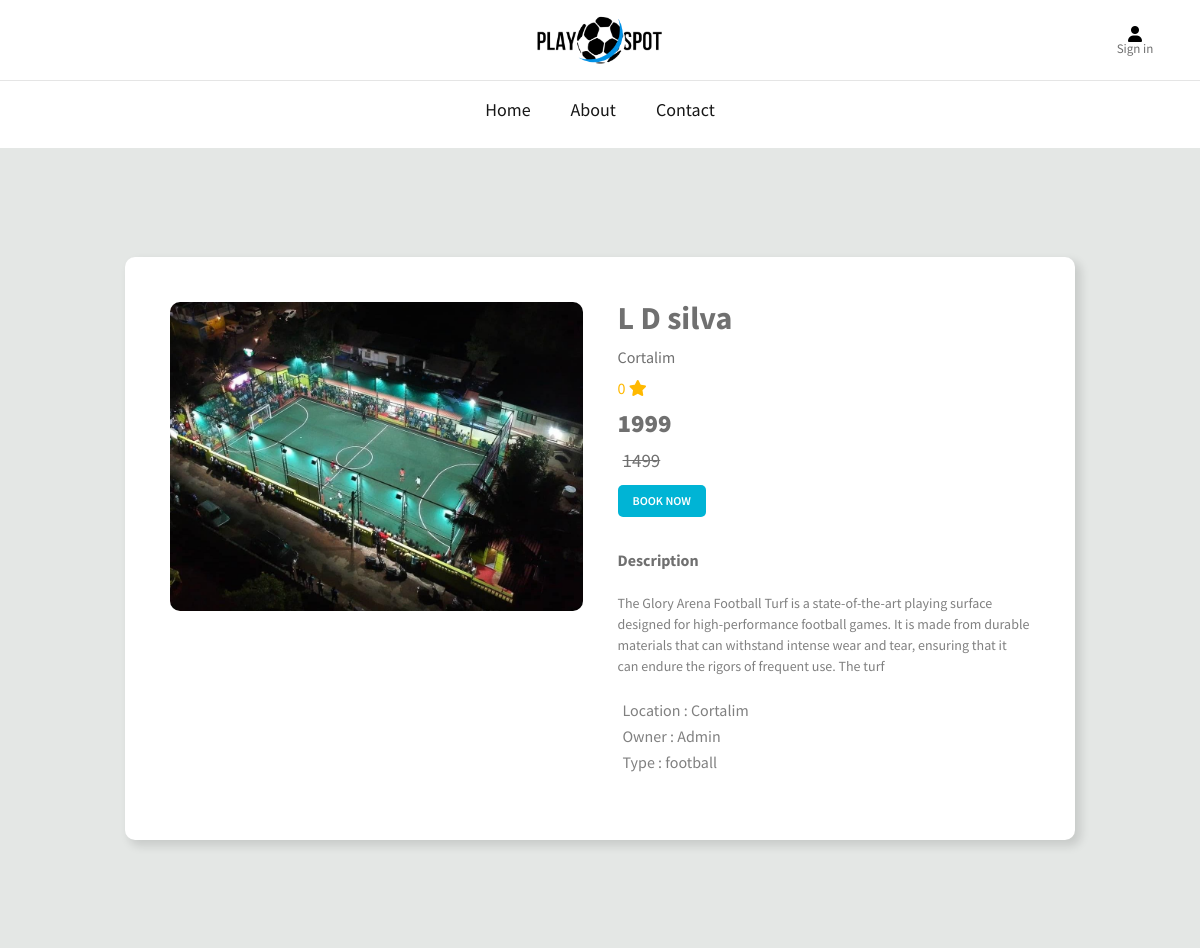
/files/book_turf/book_turf.php?id=21, run on the app's committed database.
### tables this page shows
CREATE TABLE `turfs` (
  `tid` int(255) NOT NULL,
  `tname` varchar(255) NOT NULL,
  `owner_email` varchar(255) NOT NULL,
  `location` varchar(255) NOT NULL,
  `owner` varchar(255) NOT NULL,
  `owner_mobile` varchar(255) NOT NULL,
  `rating` int(255) NOT NULL,
  `type` varchar(255) NOT NULL,
  `description` varchar(255) NOT NULL,
  `offer price` int(255) NOT NULL,
  `initial price` int(11) NOT NULL,
  `image` varchar(255) NOT NULL
);

### files/book_turf/Product-Details-Page/index.php (the view, shortened to what this page needs)
<?php
require('../../connect.php');
?>
<!DOCTYPE html>
<html lang="en">
<head>
    <link rel="stylesheet" href="css/style.css">
    <link rel="stylesheet" href="css/all.min.css">
    <link rel="stylesheet" href="css/style.css">
</head>
<body>
    <div class="container3">
        <?php
        if (isset($_GET['id']))
        {
            $tid=$_GET['id'];
            $query="SELECT * FROM `turfs` WHERE tid = $tid";
            $query_run=mysqli_query($con,$query);
            if (mysqli_num_rows($query_run)>0)
            {
                $data=mysqli_fetch_array($query_run);
                ?>
                <div class="box">
                    <div class="images">
                        <div class="img-holder active">
                            <img src="../uploads/<?= $data['image']?>">
                        </div>
                    </div>
                    <div class="basic-info">
                        <h1><?= stripslashes($data['tname'])?></h1>
                        <p><?= stripslashes($data['location'])?></p>
                        <div class="rate">
                            <p><?= stripslashes($data['rating']);?> <i class="filled fas fa-star"></i></p>
                        </div>
                        <span><?= stripslashes($data['offer price']);?></span>
                        <span class="line" style="margin-left: 5px;text-decoration: line-through; font-weight: 500; font-size: 19px; color: hsl(0, 0%, 44%);"><?= stripslashes($data['initial price']);?></span>
                        <div class="options">
                            <a href="#">BOOK NOW</a>
                        </div>
                    </div>
                    <div class="description">
                        <h4>Description</h4>
                        <p><?= stripslashes($data['description']);?></p>
                        <ul class="features">
                            <li><i class="fa fa-dot-circle-o" aria-hidden="true"></i>Location : <?= stripslashes($data['location'])?></li>
                            <li><i class="fa fa-user-circle-o" aria-hidden="true"></i>Owner : <?= stripslashes($data['owner'])?></li>
                            <li><i class="fa fa-futbol-o" aria-hidden="true"></i>Type : <?= stripslashes($data['type'])?></li>
                        </ul>
                    </div>
                </div>
                <?php
            }
            else
            {
                echo "Turf Not Found";
            }
        }
        else
        {
            echo "Id not Found in url";
        }
        ?>
    </div>
</body>
</html>

### files/landing/turfs.css (style rules this page uses)
:root { --middle-blue-green: hsl(176, 35%, 63%); --sonic-silver: hsl(0, 0%, 44%); --eerie-black: hsl(0, 0%, 9%); --ocean-green: hsl(148, 45%, 58%); --candy-pink: hsl(356, 65%, 63%); --cultured: hsl(0, 0%, 96%); --white: hsl(0, 0%, 100%); --black: hsl(0, 0%, 0%); --yellow:rgb(255, 213, 1); --ff-jost: "Jost", sans-serif; --fs-1: 2.5rem; --fs-2: 1.75rem; --fs-3: 1.625rem; --fs-4: 1.5rem; --fs-5: 1.375rem; --fs-6: 1.25rem; --fs-7: 1.125rem; --fs-8: 0.938rem; --fs-9: 0.875rem; --fs-10: 0.813rem; --fw-500: 500; --fw-600: 600; --transition-1: 0.25s ease; --transition-2: 0.75s ease; --cubic-out: cubic-bezier(0.51, 0.03, 0.64, 0.28); --cubic-in: cubic-bezier(0.33, 0.85, 0.56, 1.02); --section-padding: 60px; }
*, *::before, *::after { margin: 0; padding: 0; box-sizing: border-box; }
li { list-style: none; }
a { text-decoration: none; }
a, img, span, input, button, ion-icon { display: block; }
img { height: auto; }
html { font-family: var(--ff-jost); color: var(--sonic-silver); scroll-behavior: smooth; }
body { background: var(--white); padding-block: 70px; }
a, button { transition: var(--transition-1); }
@media (min-width: 480px) { :root { --fs-1: 3rem; --fs-2: 2rem; } }
@media (min-width: 580px) { :root { --fs-1: 3.75rem; --fs-2: 2.375rem; --fs-3: 2.25rem; } }
@media (min-width: 992px) { :root { --fs-1: 5rem; } }
@media (min-width: 992px) { body { padding-block: 0; } }
@media (min-width: 1200px) { :root { --fs-1: 6.25rem; } }

### files/book_turf/Product-Details-Page/css/style.css (style rules this page uses)
:root { --primary-color: #e4e7e5; --secondary-color: #00b4d5; --tertiary-color: #0077b6; --yellow-color: #ffb900; --gray-color: #808080; }
* { box-sizing: border-box; font-family: 'Source Sans Pro', sans-serif; line-height: 1; padding: 0; margin: 0; }
.container3 { background-color: var(--primary-color); min-height: 100vh; display: flex; justify-content: center; align-items: center; }
.box { background-color: white; border-radius: 10px; box-shadow: 5px 5px 10px 1px rgb(0, 0, 0, 12%); padding: 45px; margin: 15px 0; width: 950px; display: grid; grid-template-columns: repeat(2, 1fr); grid-template-rows: auto 1fr; grid-template-areas: "images info" "images description"; grid-gap: 35px; }
.box .images { grid-area: images; display: grid; grid-template-columns: repeat(3, auto); grid-template-rows: auto 1fr; grid-template-areas: "active active active" "idle idle idle"; grid-gap: 5px; }
.box .images .img-holder img { width: 100%; display: block; border-radius: 10px; }
.box .images .img-holder.active { grid-area: active; }
.box .basic-info { grid-area: info; display: flex; flex-direction: column; gap: 15px; }
.box .basic-info .rate { color: var(--yellow-color); }
.box .basic-info span { font-weight: 800; font-size: 25px; }
.box .basic-info .options a { color: white; background-color: var(--secondary-color); display: inline-block; padding: 10px 15px; text-decoration: none; font-weight: 600; font-size: 12px; border-radius: 5px; }
.box .description { grid-area: description; display: flex; flex-direction: column; gap: 25px; }
.box .description p { color: var(--gray-color); font-size: 14px; line-height: 1.5; }
.box .description .features { list-style: none; display: flex; flex-direction: column; gap: 10px; color: var(--gray-color); }

### data on the page
turfs: image (picture), tname "L D silva", location "Cortalim", rating "0", offer price "1999", initial price "1499", description "The Glory Arena Football Turf is a state-of-the-art playing surface designed for high-performance football games. It is made from durable materials that can withstand intense wear and tear, ensuring that it can endure the rigors of frequent use. The turf", owner "Admin", type "football"
